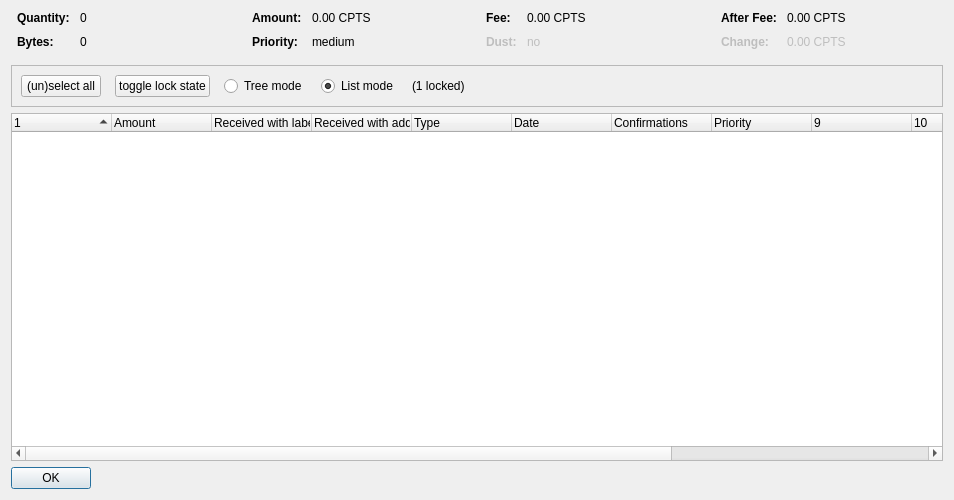
<?xml version="1.0" encoding="UTF-8"?>
<ui version="4.0">
 <class>CoinControlDialog</class>
 <widget class="QDialog" name="CoinControlDialog">
  <property name="geometry">
   <rect>
    <x>0</x>
    <y>0</y>
    <width>954</width>
    <height>500</height>
   </rect>
  </property>
  <property name="windowTitle">
   <string>Coin Selection</string>
  </property>
  <layout class="QVBoxLayout" name="verticalLayout">
   <item>
    <layout class="QHBoxLayout" name="horizontalLayoutTop" stretch="0,0,0,0">
     <property name="topMargin">
      <number>0</number>
     </property>
     <property name="bottomMargin">
      <number>10</number>
     </property>
     <item>
      <layout class="QFormLayout" name="formLayoutCoinControl1">
       <property name="horizontalSpacing">
        <number>10</number>
       </property>
       <property name="verticalSpacing">
        <number>10</number>
       </property>
       <property name="leftMargin">
        <number>6</number>
       </property>
       <property name="rightMargin">
        <number>6</number>
       </property>
       <item row="0" column="0">
        <widget class="QLabel" name="labelCoinControlQuantityText">
         <property name="font">
          <font>
           <weight>75</weight>
           <bold>true</bold>
          </font>
         </property>
         <property name="text">
          <string>Quantity:</string>
         </property>
        </widget>
       </item>
       <item row="0" column="1">
        <widget class="QLabel" name="labelCoinControlQuantity">
         <property name="cursor">
          <cursorShape>IBeamCursor</cursorShape>
         </property>
         <property name="contextMenuPolicy">
          <enum>Qt::ActionsContextMenu</enum>
         </property>
         <property name="text">
          <string notr="true">0</string>
         </property>
         <property name="textInteractionFlags">
          <set>Qt::LinksAccessibleByMouse|Qt::TextSelectableByKeyboard|Qt::TextSelectableByMouse</set>
         </property>
        </widget>
       </item>
       <item row="1" column="0">
        <widget class="QLabel" name="labelCoinControlBytesText">
         <property name="font">
          <font>
           <weight>75</weight>
           <bold>true</bold>
          </font>
         </property>
         <property name="text">
          <string>Bytes:</string>
         </property>
        </widget>
       </item>
       <item row="1" column="1">
        <widget class="QLabel" name="labelCoinControlBytes">
         <property name="cursor">
          <cursorShape>IBeamCursor</cursorShape>
         </property>
         <property name="contextMenuPolicy">
          <enum>Qt::ActionsContextMenu</enum>
         </property>
         <property name="text">
          <string notr="true">0</string>
         </property>
         <property name="textInteractionFlags">
          <set>Qt::LinksAccessibleByMouse|Qt::TextSelectableByKeyboard|Qt::TextSelectableByMouse</set>
         </property>
        </widget>
       </item>
      </layout>
     </item>
     <item>
      <layout class="QFormLayout" name="formLayoutCoinControl2">
       <property name="horizontalSpacing">
        <number>10</number>
       </property>
       <property name="verticalSpacing">
        <number>10</number>
       </property>
       <property name="leftMargin">
        <number>6</number>
       </property>
       <property name="rightMargin">
        <number>6</number>
       </property>
       <item row="0" column="0">
        <widget class="QLabel" name="labelCoinControlAmountText">
         <property name="font">
          <font>
           <weight>75</weight>
           <bold>true</bold>
          </font>
         </property>
         <property name="text">
          <string>Amount:</string>
         </property>
        </widget>
       </item>
       <item row="0" column="1">
        <widget class="QLabel" name="labelCoinControlAmount">
         <property name="cursor">
          <cursorShape>IBeamCursor</cursorShape>
         </property>
         <property name="contextMenuPolicy">
          <enum>Qt::ActionsContextMenu</enum>
         </property>
         <property name="text">
          <string notr="true">0.00 CPTS</string>
         </property>
         <property name="textInteractionFlags">
          <set>Qt::LinksAccessibleByMouse|Qt::TextSelectableByKeyboard|Qt::TextSelectableByMouse</set>
         </property>
        </widget>
       </item>
       <item row="1" column="0">
        <widget class="QLabel" name="labelCoinControlPriorityText">
         <property name="font">
          <font>
           <weight>75</weight>
           <bold>true</bold>
          </font>
         </property>
         <property name="text">
          <string>Priority:</string>
         </property>
        </widget>
       </item>
       <item row="1" column="1">
        <widget class="QLabel" name="labelCoinControlPriority">
         <property name="cursor">
          <cursorShape>IBeamCursor</cursorShape>
         </property>
         <property name="contextMenuPolicy">
          <enum>Qt::ActionsContextMenu</enum>
         </property>
         <property name="text">
          <string>medium</string>
         </property>
         <property name="textInteractionFlags">
          <set>Qt::LinksAccessibleByMouse|Qt::TextSelectableByKeyboard|Qt::TextSelectableByMouse</set>
         </property>
        </widget>
       </item>
      </layout>
     </item>
     <item>
      <layout class="QFormLayout" name="formLayoutCoinControl3">
       <property name="horizontalSpacing">
        <number>10</number>
       </property>
       <property name="verticalSpacing">
        <number>10</number>
       </property>
       <property name="leftMargin">
        <number>6</number>
       </property>
       <property name="rightMargin">
        <number>6</number>
       </property>
       <item row="0" column="0">
        <widget class="QLabel" name="labelCoinControlFeeText">
         <property name="font">
          <font>
           <weight>75</weight>
           <bold>true</bold>
          </font>
         </property>
         <property name="text">
          <string>Fee:</string>
         </property>
        </widget>
       </item>
       <item row="0" column="1">
        <widget class="QLabel" name="labelCoinControlFee">
         <property name="cursor">
          <cursorShape>IBeamCursor</cursorShape>
         </property>
         <property name="contextMenuPolicy">
          <enum>Qt::ActionsContextMenu</enum>
         </property>
         <property name="text">
          <string notr="true">0.00 CPTS</string>
         </property>
         <property name="textInteractionFlags">
          <set>Qt::LinksAccessibleByMouse|Qt::TextSelectableByKeyboard|Qt::TextSelectableByMouse</set>
         </property>
        </widget>
       </item>
       <item row="1" column="0">
        <widget class="QLabel" name="labelCoinControlLowOutputText">
         <property name="enabled">
          <bool>false</bool>
         </property>
         <property name="font">
          <font>
           <weight>75</weight>
           <bold>true</bold>
          </font>
         </property>
         <property name="text">
          <string>Dust:</string>
         </property>
        </widget>
       </item>
       <item row="1" column="1">
        <widget class="QLabel" name="labelCoinControlLowOutput">
         <property name="enabled">
          <bool>false</bool>
         </property>
         <property name="cursor">
          <cursorShape>IBeamCursor</cursorShape>
         </property>
         <property name="contextMenuPolicy">
          <enum>Qt::ActionsContextMenu</enum>
         </property>
         <property name="text">
          <string>no</string>
         </property>
         <property name="textInteractionFlags">
          <set>Qt::LinksAccessibleByMouse|Qt::TextSelectableByKeyboard|Qt::TextSelectableByMouse</set>
         </property>
        </widget>
       </item>
      </layout>
     </item>
     <item>
      <layout class="QFormLayout" name="formLayoutCoinControl4">
       <property name="horizontalSpacing">
        <number>10</number>
       </property>
       <property name="verticalSpacing">
        <number>10</number>
       </property>
       <property name="leftMargin">
        <number>6</number>
       </property>
       <property name="rightMargin">
        <number>6</number>
       </property>
       <item row="0" column="0">
        <widget class="QLabel" name="labelCoinControlAfterFeeText">
         <property name="font">
          <font>
           <weight>75</weight>
           <bold>true</bold>
          </font>
         </property>
         <property name="text">
          <string>After Fee:</string>
         </property>
        </widget>
       </item>
       <item row="0" column="1">
        <widget class="QLabel" name="labelCoinControlAfterFee">
         <property name="cursor">
          <cursorShape>IBeamCursor</cursorShape>
         </property>
         <property name="contextMenuPolicy">
          <enum>Qt::ActionsContextMenu</enum>
         </property>
         <property name="text">
          <string notr="true">0.00 CPTS</string>
         </property>
         <property name="textInteractionFlags">
          <set>Qt::LinksAccessibleByMouse|Qt::TextSelectableByKeyboard|Qt::TextSelectableByMouse</set>
         </property>
        </widget>
       </item>
       <item row="1" column="0">
        <widget class="QLabel" name="labelCoinControlChangeText">
         <property name="enabled">
          <bool>false</bool>
         </property>
         <property name="font">
          <font>
           <weight>75</weight>
           <bold>true</bold>
          </font>
         </property>
         <property name="text">
          <string>Change:</string>
         </property>
        </widget>
       </item>
       <item row="1" column="1">
        <widget class="QLabel" name="labelCoinControlChange">
         <property name="enabled">
          <bool>false</bool>
         </property>
         <property name="cursor">
          <cursorShape>IBeamCursor</cursorShape>
         </property>
         <property name="contextMenuPolicy">
          <enum>Qt::ActionsContextMenu</enum>
         </property>
         <property name="text">
          <string notr="true">0.00 CPTS</string>
         </property>
         <property name="textInteractionFlags">
          <set>Qt::LinksAccessibleByMouse|Qt::TextSelectableByKeyboard|Qt::TextSelectableByMouse</set>
         </property>
        </widget>
       </item>
      </layout>
     </item>
    </layout>
   </item>
   <item>
    <widget class="QFrame" name="frame">
     <property name="minimumSize">
      <size>
       <width>0</width>
       <height>40</height>
      </size>
     </property>
     <property name="frameShape">
      <enum>QFrame::StyledPanel</enum>
     </property>
     <property name="frameShadow">
      <enum>QFrame::Sunken</enum>
     </property>
     <layout class="QHBoxLayout" name="horizontalLayout">
      <item>
       <layout class="QHBoxLayout" name="horizontalLayoutPanel" stretch="0,0,0,0,0,0">
        <property name="spacing">
         <number>14</number>
        </property>
        <item>
         <widget class="QPushButton" name="pushButtonSelectAll">
          <property name="sizePolicy">
           <sizepolicy hsizetype="Maximum" vsizetype="Fixed">
            <horstretch>0</horstretch>
            <verstretch>0</verstretch>
           </sizepolicy>
          </property>
          <property name="text">
           <string>(un)select all</string>
          </property>
          <property name="autoDefault">
           <bool>false</bool>
          </property>
         </widget>
        </item>
        <item>
         <widget class="QPushButton" name="pushButtonToggleLock">
          <property name="sizePolicy">
           <sizepolicy hsizetype="Maximum" vsizetype="Fixed">
            <horstretch>0</horstretch>
            <verstretch>0</verstretch>
           </sizepolicy>
          </property>
          <property name="text">
           <string>toggle lock state</string>
          </property>
          <property name="autoDefault">
           <bool>false</bool>
          </property>
         </widget>
        </item>
        <item>
         <widget class="QRadioButton" name="radioTreeMode">
          <property name="sizePolicy">
           <sizepolicy hsizetype="Maximum" vsizetype="Fixed">
            <horstretch>0</horstretch>
            <verstretch>0</verstretch>
           </sizepolicy>
          </property>
          <property name="text">
           <string>Tree mode</string>
          </property>
         </widget>
        </item>
        <item>
         <widget class="QRadioButton" name="radioListMode">
          <property name="sizePolicy">
           <sizepolicy hsizetype="Maximum" vsizetype="Fixed">
            <horstretch>0</horstretch>
            <verstretch>0</verstretch>
           </sizepolicy>
          </property>
          <property name="text">
           <string>List mode</string>
          </property>
          <property name="checked">
           <bool>true</bool>
          </property>
         </widget>
        </item>
        <item>
         <widget class="QLabel" name="labelLocked">
          <property name="text">
           <string>(1 locked)</string>
          </property>
         </widget>
        </item>
        <item>
         <spacer name="horizontalSpacer">
          <property name="orientation">
           <enum>Qt::Horizontal</enum>
          </property>
          <property name="sizeHint" stdset="0">
           <size>
            <width>40</width>
            <height>20</height>
           </size>
          </property>
         </spacer>
        </item>
       </layout>
      </item>
     </layout>
    </widget>
   </item>
   <item>
    <widget class="CoinControlTreeWidget" name="treeWidget">
     <property name="contextMenuPolicy">
      <enum>Qt::CustomContextMenu</enum>
     </property>
     <property name="sortingEnabled">
      <bool>false</bool>
     </property>
     <property name="columnCount">
      <number>13</number>
     </property>
     <attribute name="headerShowSortIndicator" stdset="0">
      <bool>true</bool>
     </attribute>
     <attribute name="headerStretchLastSection">
      <bool>false</bool>
     </attribute>
     <column>
      <property name="text">
       <string/>
      </property>
     </column>
     <column>
      <property name="text">
       <string>Amount</string>
      </property>
     </column>
     <column>
      <property name="text">
       <string>Received with label</string>
      </property>
     </column>
     <column>
      <property name="text">
       <string>Received with address</string>
      </property>
     </column>
     <column>
      <property name="text">
       <string>Type</string>
      </property>
     </column>
     <column>
      <property name="text">
       <string>Date</string>
      </property>
     </column>
     <column>
      <property name="text">
       <string>Confirmations</string>
      </property>
      <property name="toolTip">
       <string>Confirmed</string>
      </property>
     </column>
     <column>
      <property name="text">
       <string>Priority</string>
      </property>
     </column>
     <column>
      <property name="text">
       <string/>
      </property>
     </column>
     <column>
      <property name="text">
       <string/>
      </property>
     </column>
     <column>
      <property name="text">
       <string/>
      </property>
     </column>
     <column>
      <property name="text">
       <string/>
      </property>
     </column>
     <column>
      <property name="text">
       <string/>
      </property>
     </column>
    </widget>
   </item>
   <item>
    <widget class="QDialogButtonBox" name="buttonBox">
     <property name="sizePolicy">
      <sizepolicy hsizetype="Maximum" vsizetype="Fixed">
       <horstretch>0</horstretch>
       <verstretch>0</verstretch>
      </sizepolicy>
     </property>
     <property name="orientation">
      <enum>Qt::Horizontal</enum>
     </property>
     <property name="standardButtons">
      <set>QDialogButtonBox::Ok</set>
     </property>
    </widget>
   </item>
  </layout>
 </widget>
 <customwidgets>
  <customwidget>
   <class>CoinControlTreeWidget</class>
   <extends>QTreeWidget</extends>
   <header>coincontroltreewidget.h</header>
  </customwidget>
 </customwidgets>
 <resources/>
 <connections/>
</ui>
